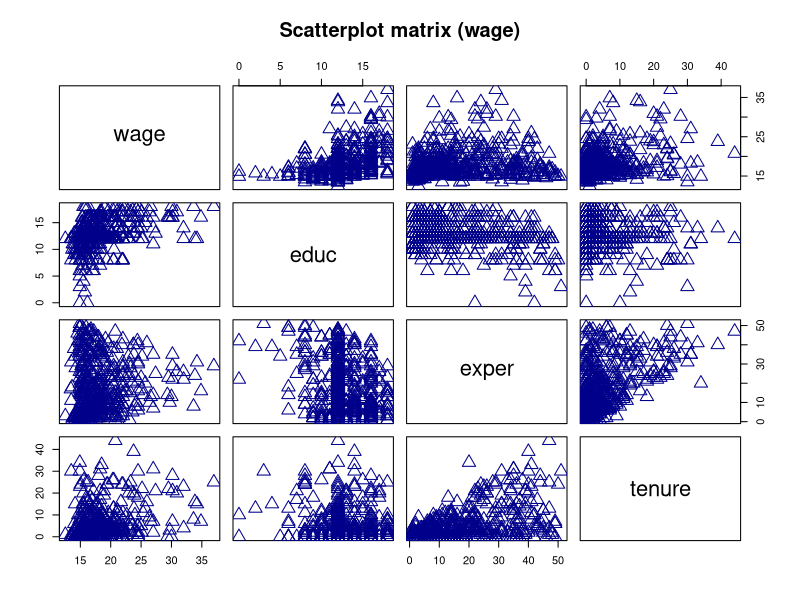
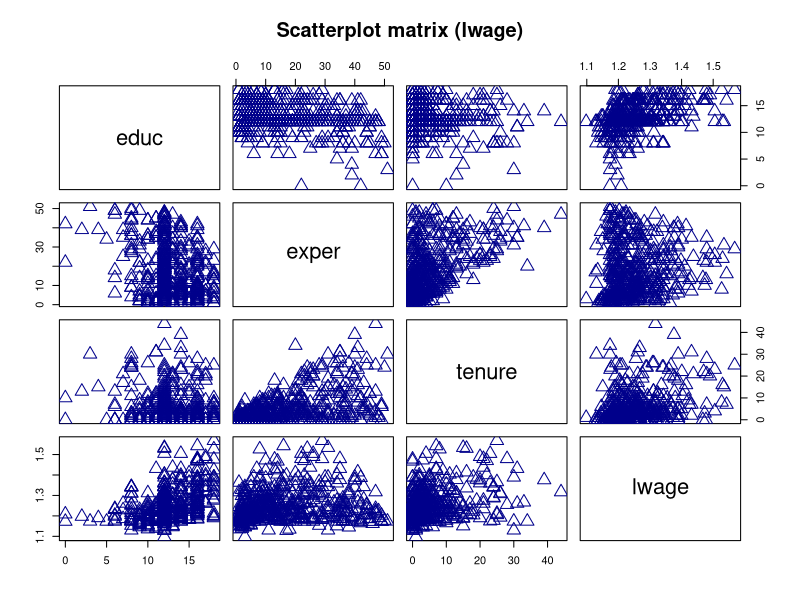
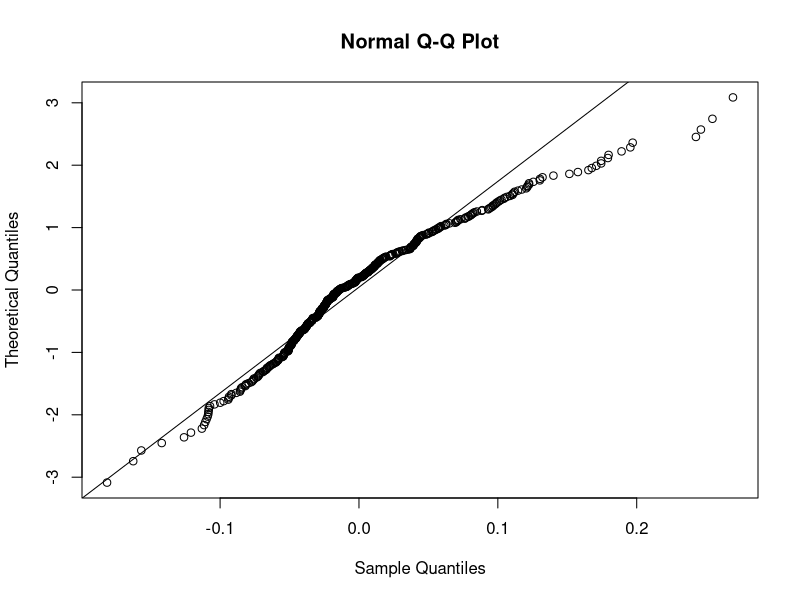
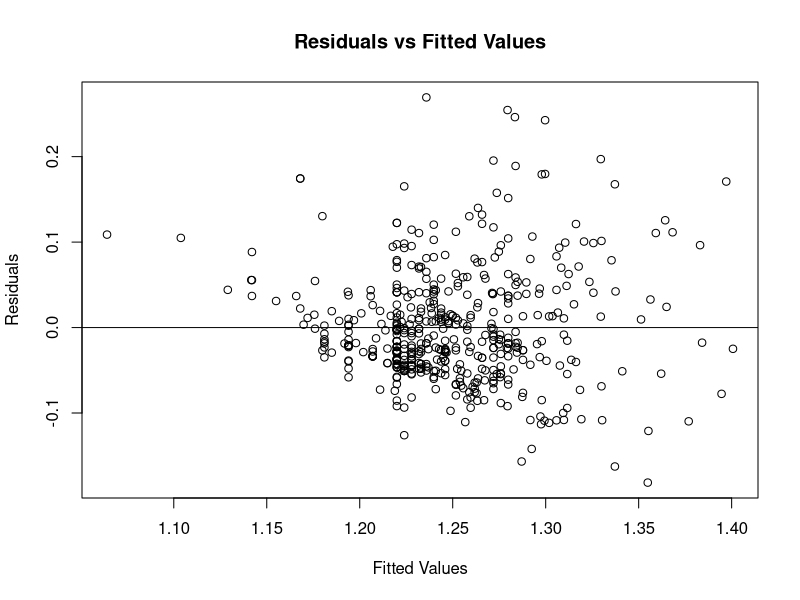

Write R code to recreate these figures, in order.
#Loading libraries
library(readxl)
library(car)

#Loading data
prof_wages <- read_xlsx("./Assign4/Assign4Data.xlsx", sheet = "Professor Wages")

##Removing useless obs column
prof_wages$obs <- NULL

#2.a
##Scatterplot matrix
plot(prof_wages, 
     cex = 2, 
     pch =2, 
     col = "dark blue",
     main = "Scatterplot matrix (wage)")

#2.b
##Transforming data
prof_wages$lwage <- log(prof_wages$wage,10)
##Removing wage column
prof_wages$wage <- NULL
##Scatterplot matrix
plot(prof_wages, 
     cex = 2, 
     pch =2, 
     col = "dark blue",
     main = "Scatterplot matrix (lwage)")
##Correlation matrix
prof_wages_corr_mat <- 
  round(cor(prof_wages),4)

#2.c
##Regression model
prof_wages_lm <- 
  lm(lwage~educ+exper+tenure, prof_wages)

##Regression coefficients
prof_wage_lm_coeffs <- 
  summary(prof_wages_lm)$coefficients[,1]

##Calculating model VIF
prof_wages_lm_vif <- 
  round(vif(prof_wages_lm),3)

#2.d
##New regression model
prof_wages_lm_new <- 
  lm(lwage~educ+tenure, prof_wages)

##Regression coefficients
prof_wages_lm_new_coeffs <- 
  summary(prof_wages_lm_new)$coefficients[,1]

#2.e
##Q-Q plot
qqnorm(prof_wages_lm_new$residuals, 
       datax = TRUE)
qqline(prof_wages_lm_new$residuals, 
       datax = TRUE)

##Residuals vs fitted values
plot(
  fitted(prof_wages_lm_new), 
  resid(prof_wages_lm_new),
  main = "Residuals vs Fitted Values",
  xlab = "Fitted Values",
  ylab = "Residuals")
##Adding mean line
abline(0,0)

#2.f



#2.g



#2.h



#2.i


